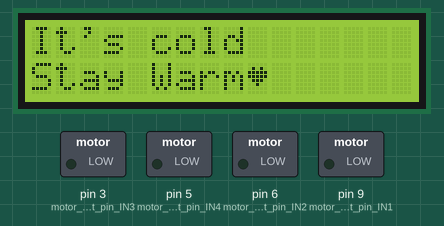
The sketch below on a simulated Arduino Uno, built with avr-gcc and run on an emulated ATmega328P. Parts: 16×2 character LCD, switched loads named in the sketch (green lamp = pin HIGH).

Above: at 0.2 s.
At 5.2 s:
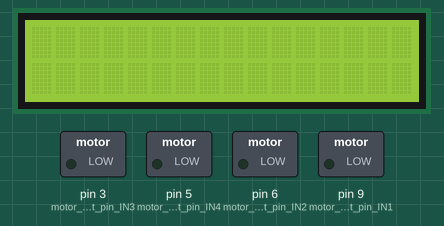
At 7.2 s:
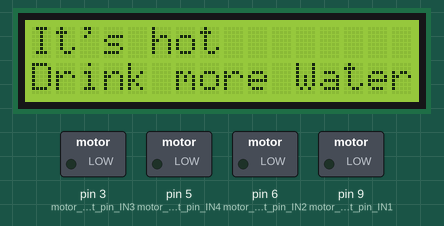

Measured:
- by itself, everything shown: repeats every 12.0 s, in 3 steps
- what the display in image 1 shows lasts 2.0 s, from 5.2 s to 7.2 s
- what the display in image 2 shows lasts 5.0 s, from 7.2 s to 12.2 s

The sketch:

sketch_feb05a.ino
```cpp
#include <Wire.h>
#include <LiquidCrystal_I2C.h>
LiquidCrystal_I2C lcd(0x27,16,2);

#define motor_board_input_pin_IN2 6      //Connect to Arduino pin 6
#define motor_board_input_pin_IN1 9      //Connect to Arduino pin
#define motor_board_input_pin_IN3 3      //Connect to Arduino pin 6
#define motor_board_input_pin_IN4 5
void Full_speed_forward(void);
void Full_speed_backward(void);
void From_0_to_100_forward(void);
void From_100_to_0_backward(void);
void brake(void);
void Turn_right(void);
void Turn_left(void);

#if defined(ARDUINO) && ARDUINO >= 100
#define printByte(args)  write(args);
#else
#define printByte(args)  print(args,BYTE);
#endif
uint8_t heart[8] = {0x0,0xa,0x1f,0x1f,0xe,0x4,0x0};
uint8_t arrow[8] = {  0x1,0x1,0x5,0x9,0x1f,0x8,0x4};

void setup() {
  lcd.init();
  lcd.begin(16, 2);
  lcd.backlight();
  lcd.createChar(3, heart);
   lcd.createChar(7, arrow);
   pinMode(motor_board_input_pin_IN2, OUTPUT);
  pinMode(motor_board_input_pin_IN1, OUTPUT);
  pinMode(motor_board_input_pin_IN3, OUTPUT);
  pinMode(motor_board_input_pin_IN4, OUTPUT);
}

void loop() {
 /*Full_speed_forward();
 delay(1000);
 lcd.clear();
 lcd.setCursor(7,0);
 lcd.print("Hi");
 lcd.setCursor(2,1);
 lcd.print("I am SP-Bot");
 lcd.printByte(3);
 brake();
 delay(10000);
 Full_speed_forward();
 delay(1000);
 lcd.clear();
 lcd.setCursor(1,0);
 lcd.print("Let's Get Back");
 lcd.setCursor(0,1);
 lcd.print("To my History^-^");

 brake();
 delay(10000);
 Full_speed_forward();
 delay(1000);
 lcd.clear();
 lcd.setCursor(1,0);
 lcd.print("Let's Explore");
 lcd.setCursor(0,1);
 lcd.print("my Specialities");

 brake();
 delay(10000);
 lcd.clear();
 lcd.setCursor(3,0);
 lcd.print("Outcomes ?");
 lcd.setCursor(2,1);
 lcd.print("We'll see =>");
  brake();
 delay(10000);*/
 lcd.clear();
 lcd.setCursor(0,0);
 lcd.print("It's cold");

 lcd.setCursor(0,1);
 lcd.print("Stay Warm");
 lcd.printByte(3);
 delay(5000);
 lcd.clear();
 delay(2000);
 lcd.setCursor(0,0);
 lcd.print("It's hot");
 lcd.setCursor(0,1);
 lcd.print("Drink more Water");
 lcd.printByte(3);
 delay(5000);
}

void Full_speed_forward(){
  Serial.println("Full speed forward for 2s");
  digitalWrite(motor_board_input_pin_IN1, HIGH);
  digitalWrite(motor_board_input_pin_IN2, LOW);
  digitalWrite(motor_board_input_pin_IN4, HIGH);
  digitalWrite(motor_board_input_pin_IN3, LOW);
  delay(100);
}
void Turn_right()
{
  digitalWrite(motor_board_input_pin_IN1, HIGH);
  analogWrite(motor_board_input_pin_IN2, 150); //motor A higher speed
  digitalWrite(motor_board_input_pin_IN3, LOW);
  analogWrite(motor_board_input_pin_IN4, 60);// motor B lower speed
  delay(350);
}
void Turn_left()
{
  digitalWrite(motor_board_input_pin_IN1, HIGH);
  analogWrite(motor_board_input_pin_IN2, 60);// motor A lower speed than motor B
  digitalWrite(motor_board_input_pin_IN3, LOW);
  analogWrite(motor_board_input_pin_IN4, 150);
  delay(350);
}
void brake(){
  Serial.println("Brake");
  digitalWrite(motor_board_input_pin_IN1, LOW);
  analogWrite(motor_board_input_pin_IN2, LOW);
  digitalWrite(motor_board_input_pin_IN3, LOW);
  analogWrite(motor_board_input_pin_IN4, LOW);
}
```
